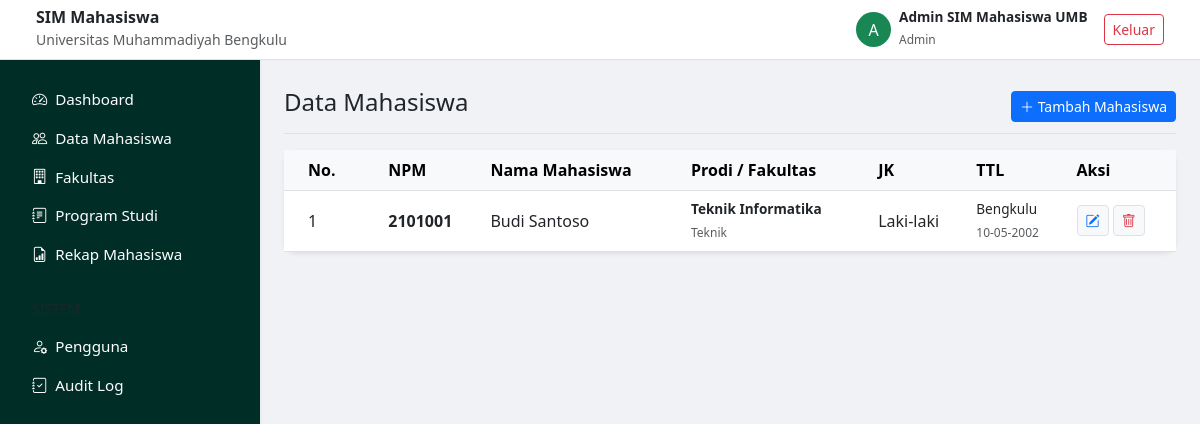
/pages/mahasiswa/index.php (signed in), run on the app's committed database.
### tables this page shows
CREATE TABLE IF NOT EXISTS mahasiswa (
    npm VARCHAR(20) PRIMARY KEY,
    nama_mahasiswa VARCHAR(150) NOT NULL,
    jenis_kelamin ENUM('Laki-laki', 'Perempuan') NOT NULL,
    tempat_lahir VARCHAR(100),
    tanggal_lahir DATE,
    tanggal_masuk DATE,
    alamat TEXT,
    password VARCHAR(255) NOT NULL,
    id_prodi INT,
    FOREIGN KEY (id_prodi) REFERENCES prodi(id) ON DELETE SET NULL
);

CREATE TABLE IF NOT EXISTS prodi (
    id INT AUTO_INCREMENT PRIMARY KEY,
    nama_prodi VARCHAR(100) NOT NULL,
    id_fakultas INT,
    FOREIGN KEY (id_fakultas) REFERENCES fakultas(id) ON DELETE CASCADE
);

CREATE TABLE IF NOT EXISTS fakultas (
    id INT AUTO_INCREMENT PRIMARY KEY,
    nama_fakultas VARCHAR(100) NOT NULL
);

### pages/mahasiswa/index.php (the view, shortened to what this page needs)
<?php
require_once '../../includes/header.php';
require_once '../../includes/sidebar.php';
$query = "SELECT m.*, p.nama_prodi, f.nama_fakultas
          FROM mahasiswa m
          LEFT JOIN prodi p ON m.id_prodi = p.id
          LEFT JOIN fakultas f ON p.id_fakultas = f.id
          ORDER BY m.npm ASC";
$result = mysqli_query($conn, $query);
?>
<div class="d-flex justify-content-between flex-wrap flex-md-nowrap align-items-center pt-3 pb-2 mb-3 border-bottom">
    <h1 class="h4">Data Mahasiswa</h1>
    <a href="tambah.php" class="btn btn-primary btn-sm">
        <i class="bi bi-plus-lg"></i> Tambah Mahasiswa
    </a>
</div>
<div class="card shadow-sm">
    <div class="card-body p-0">
        <div class="table-responsive">
            <table class="table table-hover align-middle mb-0">
                <thead class="table-light">
                    <tr>
                        <th class="px-4">No.</th>
                        <th>NPM</th>
                        <th>Nama Mahasiswa</th>
                        <th>Prodi / Fakultas</th>
                        <th>JK</th>
                        <th>TTL</th>
                        <th>Aksi</th>
                    </tr>
                </thead>
                <tbody>
                    <?php
                    $no = 1;
                    while ($row = mysqli_fetch_assoc($result)):
                    ?>
                    <tr>
                        <td class="px-4"><?= $no++ ?></td>
                        <td class="fw-bold"><?= $row['npm'] ?></td>
                        <td><?= $row['nama_mahasiswa'] ?></td>
                        <td>
                            <div class="fw-bold fs-7"><?= $row['nama_prodi'] ?></div>
                            <small class="text-muted fs-8"><?= $row['nama_fakultas'] ?></small>
                        </td>
                        <td><?= $row['jenis_kelamin'] ?></td>
                        <td>
                            <div class="fs-7"><?= $row['tempat_lahir'] ?></div>
                            <small class="text-muted fs-8"><?= date('d-m-Y', strtotime($row['tanggal_lahir'])) ?></small>
                        </td>
                        <td>
                            <a href="edit.php?npm=<?= $row['npm'] ?>" class="btn btn-light btn-sm text-primary border" title="Edit">
                                <i class="bi bi-pencil-square"></i>
                            </a>
                            <a href="hapus.php?npm=<?= $row['npm'] ?>" class="btn btn-light btn-sm text-danger border" onclick="return confirm('Hapus data ini?')" title="Hapus">
                                <i class="bi bi-trash"></i>
                            </a>
                        </td>
                    </tr>
                    <?php endwhile; ?>
                </tbody>
            </table>
        </div>
    </div>
</div>
<?php require_once '../../includes/footer.php'; ?>

### assets/css/style.css (style rules this page uses)
body { background-color: #f0f2f5; font-family: 'Segoe UI', Tahoma, Geneva, Verdana, sans-serif; }
.fs-7 { font-size: 0.85rem; }
.fs-8 { font-size: 0.75rem; }
.card { border: none; border-radius: 12px; box-shadow: 0 0.125rem 0.25rem rgba(0, 0, 0, 0.075); }

### data on the page
mahasiswa: npm "2101001", nama_mahasiswa "Budi Santoso", id_prodi.nama_prodi "Teknik Informatika", fakultas.nama_fakultas "Teknik", jenis_kelamin "Laki-laki", tempat_lahir "Bengkulu", tanggal_lahir "10-05-2002"

### other printed values
substr($_SESSION['nama_lengkap'], 0, 1) "A"
$_SESSION['nama_lengkap'] "Admin SIM Mahasiswa UMB"
$_SESSION['role'] "Admin"
